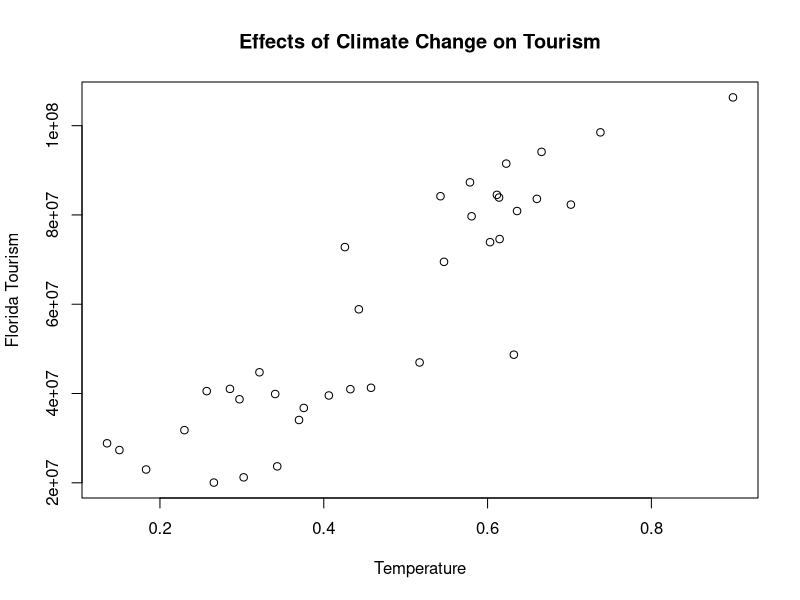
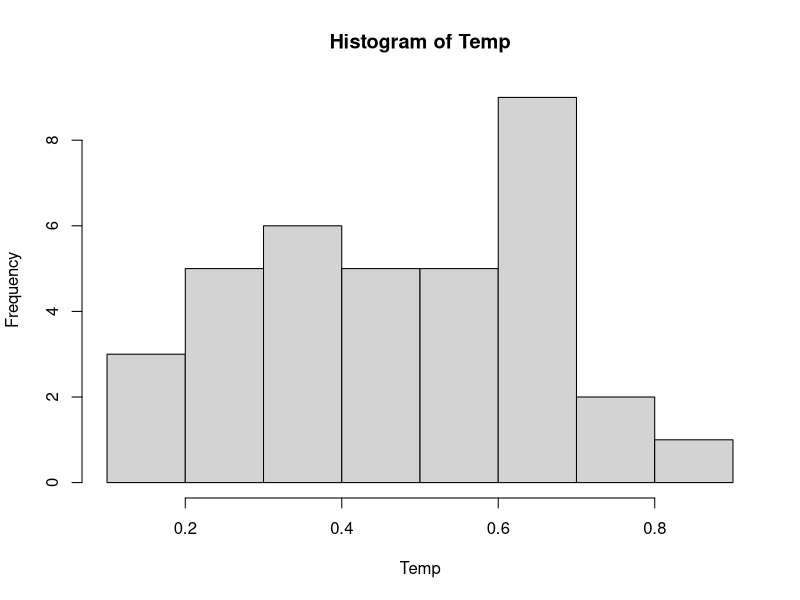
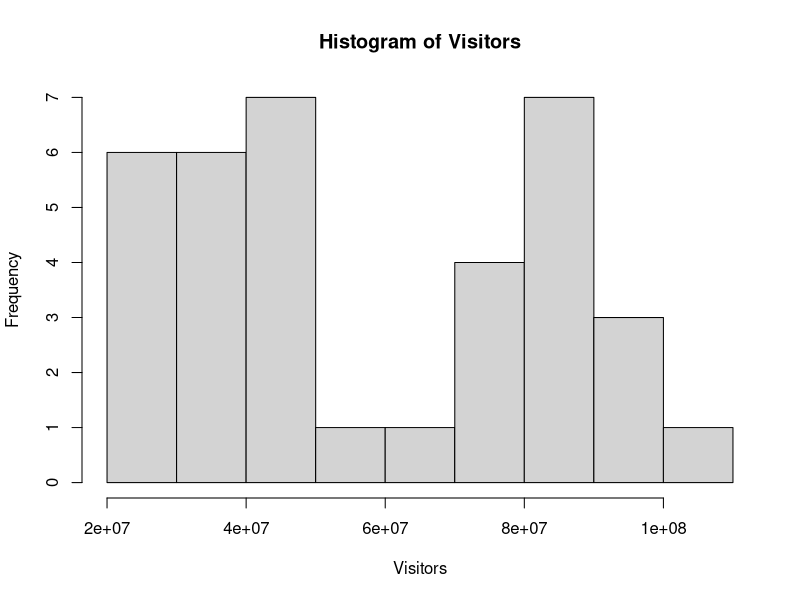

Recreate these plots in R, in order.
# My data on visitors comes from The Bureau of Economic and Business
# Research. My data on Temp Anomalies comes from the National
# Climate Data Center, which is run by NOAA.

# When it comes to naming I have chosen to designate ever data.frame by
# joining the first letter of their relevent data sets with the letter n
# i.e. tnv is read T and V for Temp and Visitors
# Regressions are denoted similarly but with an x
# i.e. vxt is V by T for Visitors regressed on Temp
# i.e. vxlt is V by log(T) for Visitors regreesed on log(Temp)

setwd("D:/Files/R Directory/Project")
temp <-read.csv("temp.csv")
visitors<-read.csv("visitors.csv")
tnv <-merge(temp, visitors, by="Year")
vxt <-lm(Visitors ~ Temp, data=tnv)
summary(vxt)
lvxt <-lm(log(Visitors) ~ Temp, data=tnv)
summary(lvxt)
vxlt <-lm(Visitors ~ log(Temp), data=tnv)
summary(vxlt)
lvxlt <-lm(log(Visitors) ~ log(Temp), data=tnv)
summary(lvxlt)
#What I have found is that the basic level-level model best describes the 
#relationship between Temp and Visitors
with(tnv, plot(Temp, Visitors,
               ylab="Florida Tourism",
               xlab="Temperature",
               main="Effects of Climate Change on Tourism"
))
x11()
with(tnv, hist(Temp))
x11()
with(tnv, hist(Visitors))
#A few notes on what I've done and what I want to do
#1. I have evaluated all the different variable manipulations to see which 
#   best fits the relationship
#2. I would like to use the log-level model as it better handles the larger
#   values in Visitors, but it doesnt describe the relationship as well as
#   the level-level model. I think I'll stick to that one for interpretaional 
#   simplicity
#3. I have come to realize that both temperature and visitors can be driven by
#   population growth. I would like to find population growth data and 
#   run regressions to determine their effects on my variables, as well as
#   learn more about time-series regression.
#4. It strikes me that an easy way to filter out the effects of population
#   growth on tourism is to use a ratio of visitors to world population. 
#   I should look into that

# CONCLUSION: use the level-level VxT, though LVxT is a good second